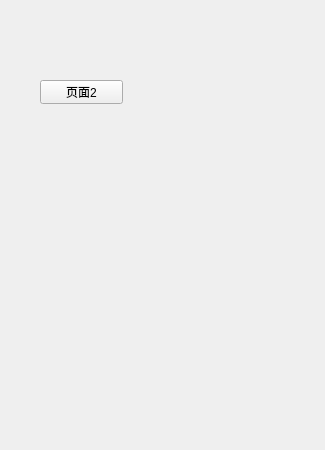
<?xml version="1.0" encoding="UTF-8"?>
<ui version="4.0">
 <class>Page02</class>
 <widget class="QWidget" name="Page02">
  <property name="geometry">
   <rect>
    <x>0</x>
    <y>0</y>
    <width>325</width>
    <height>450</height>
   </rect>
  </property>
  <property name="windowTitle">
   <string>Form</string>
  </property>
  <widget class="QPushButton" name="pushButton">
   <property name="geometry">
    <rect>
     <x>40</x>
     <y>80</y>
     <width>83</width>
     <height>24</height>
    </rect>
   </property>
   <property name="text">
    <string>页面2</string>
   </property>
  </widget>
 </widget>
 <resources/>
 <connections/>
</ui>
